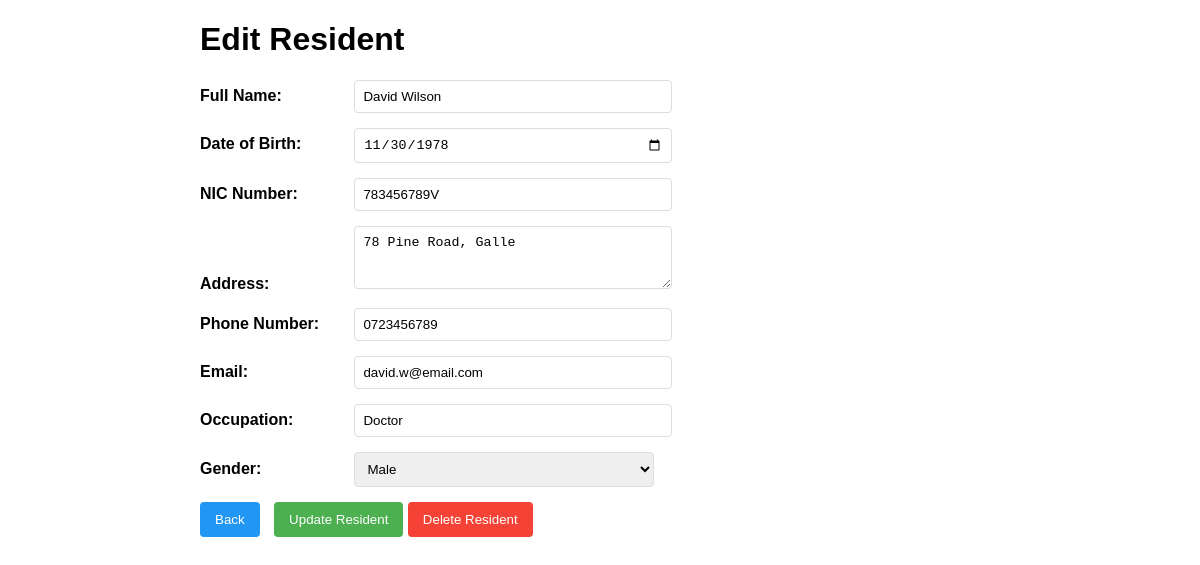
The page /edit_resident.php?id=3 on the database its author committed.
### tables this page shows
CREATE TABLE IF NOT EXISTS residents (
                                         id INT AUTO_INCREMENT PRIMARY KEY,
                                         full_name VARCHAR(100) NOT NULL,
    dob DATE NOT NULL,
    nic VARCHAR(12) UNIQUE NOT NULL,
    address TEXT NOT NULL,
    phone VARCHAR(15) NOT NULL,
    email VARCHAR(100) NOT NULL,
    occupation VARCHAR(50) NULL,
    gender ENUM('Male', 'Female', 'Other') NOT NULL,
    registered_date TIMESTAMP DEFAULT CURRENT_TIMESTAMP
    );

### edit_resident.php (the view, shortened to what this page needs)
<?php include 'config.php'; ?>
    <!DOCTYPE html>
    <html lang="en">
    <head>
    </head>
    <body>
    <div class="container">
        <h1>Edit Resident</h1>
        <?php
        $id = isset($_GET['id']) ? intval($_GET['id']) : 0;
        $sql = "SELECT * FROM residents WHERE id = $id";
        $result = $conn->query($sql);
        $resident = $result->fetch_assoc();
        ?>
        <form method="POST" action="<?php echo htmlspecialchars($_SERVER["PHP_SELF"] . "?id=" . $id); ?>">
            <div class="form-group">
                <label for="full_name">Full Name:</label>
                <input type="text" id="full_name" name="full_name" value="<?php echo htmlspecialchars($resident['full_name']); ?>" required>
            </div>
            <div class="form-group">
                <label for="dob">Date of Birth:</label>
                <input type="date" id="dob" name="dob" value="<?php echo htmlspecialchars($resident['dob']); ?>" required>
            </div>
            <div class="form-group">
                <label for="nic">NIC Number:</label>
                <input type="text" id="nic" name="nic" value="<?php echo htmlspecialchars($resident['nic']); ?>" required>
            </div>
            <div class="form-group">
                <label for="address">Address:</label>
                <textarea id="address" name="address" rows="3" required><?php echo htmlspecialchars($resident['address']); ?></textarea>
            </div>
            <div class="form-group">
                <label for="phone">Phone Number:</label>
                <input type="tel" id="phone" name="phone" value="<?php echo htmlspecialchars($resident['phone']); ?>" required>
            </div>
            <div class="form-group">
                <label for="email">Email:</label>
                <input type="email" id="email" name="email" value="<?php echo htmlspecialchars($resident['email']); ?>" required>
            </div>
            <div class="form-group">
                <label for="occupation">Occupation:</label>
                <input type="text" id="occupation" name="occupation" value="<?php echo htmlspecialchars($resident['occupation']); ?>">
            </div>
            <div class="form-group">
                <label for="gender">Gender:</label>
                <select id="gender" name="gender" required>
                    <option value="Male" <?php echo ($resident['gender'] == 'Male') ? 'selected' : ''; ?>>Male</option>
                </select>
            </div>
            <div class="form-group">
                <button type="button" class="back-btn" onclick="window.location.href='index.php'">Back</button>
                <button type="submit">Update Resident</button>
                <button type="button" class="delete-btn" onclick="window.location.href='delete_resident.php?id=<?php echo $id; ?>'">Delete Resident</button>
            </div>
        </form>
    </div>
    </body>
    </html>

### edit_resident.php (style rules this page uses)
body { font-family: Arial, sans-serif; margin: 20px; }
.container { max-width: 800px; margin: 0 auto; }
.form-group { margin-bottom: 15px; }
label { display: inline-block; width: 150px; font-weight: bold; }
input[type="text"], input[type="date"], input[type="email"], input[type="tel"], select, textarea { padding: 8px; width: 300px; border: 1px solid #ddd; border-radius: 4px; }
button { padding: 10px 15px; background-color: #4CAF50; color: white; border: none; border-radius: 4px; cursor: pointer; }
.back-btn { background-color: #2196F3; margin-right: 10px; }
.delete-btn { background-color: #f44336; }

### rows shown on the page
residents: full_name "David Wilson", dob "11/30/1978", nic "783456789V", address "78 Pine Road, Galle", phone "0723456789", email "david.w@email.com", occupation "Doctor", gender "Male"
